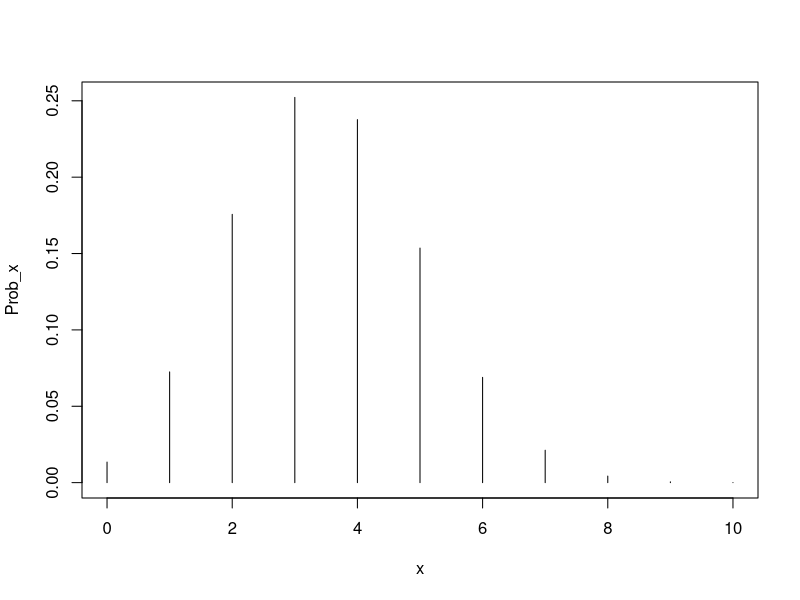
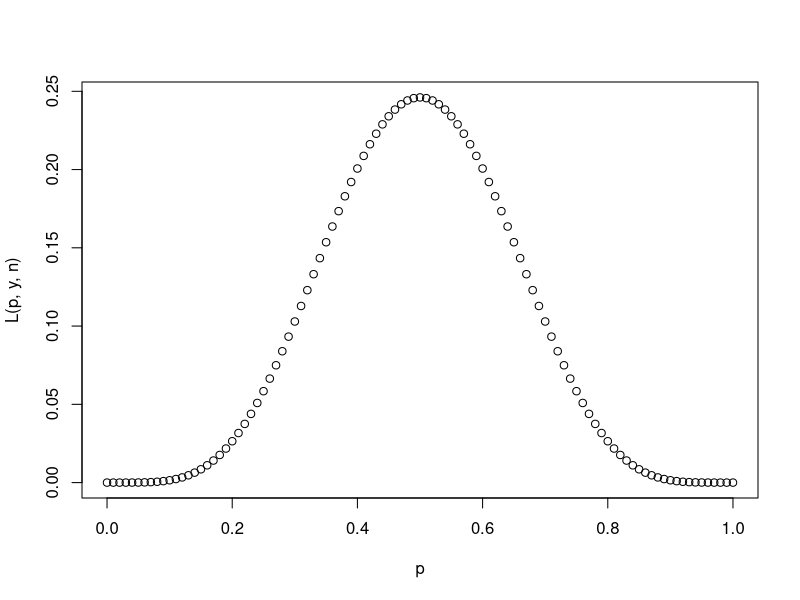
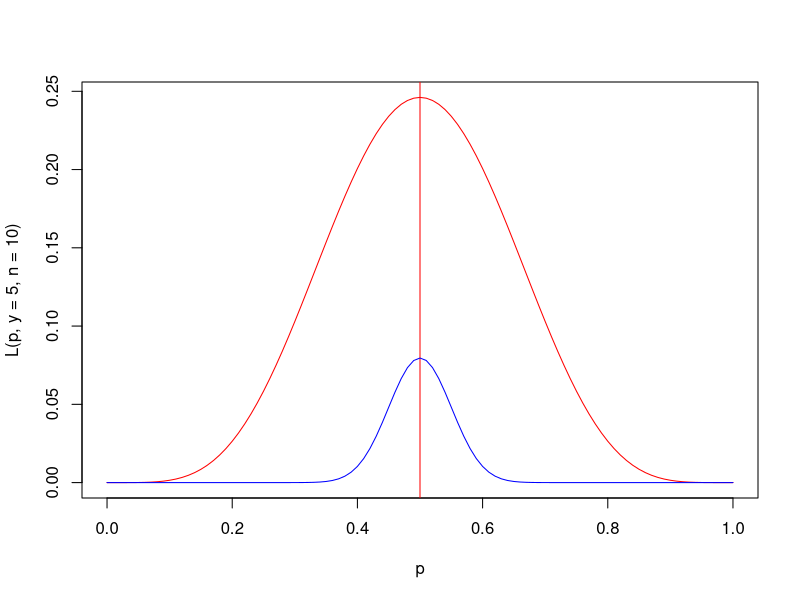
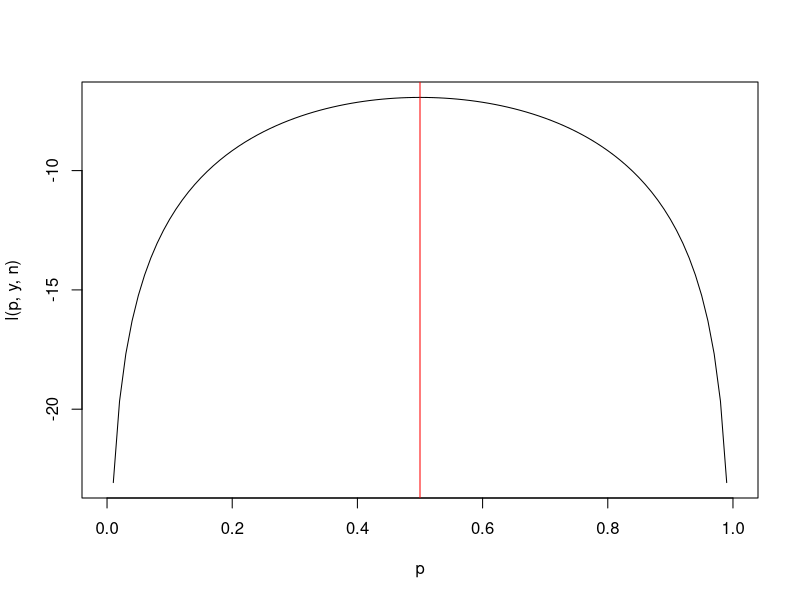
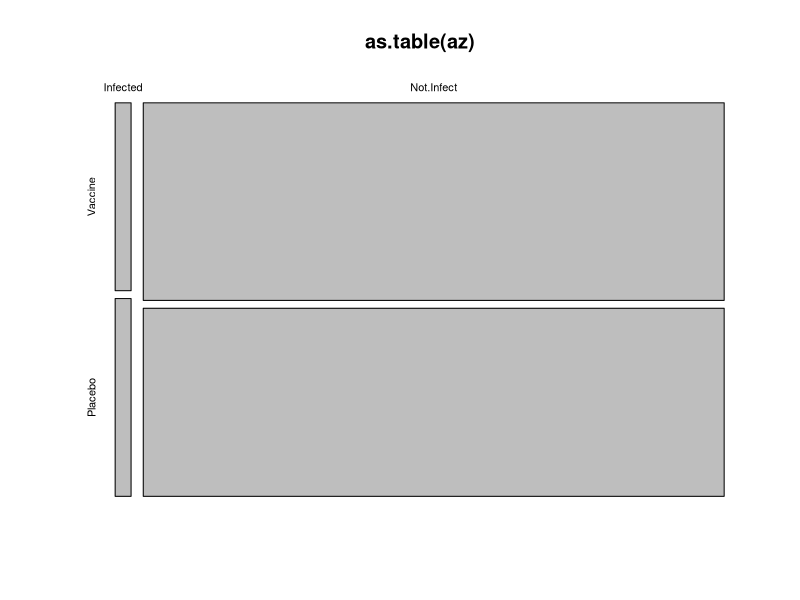
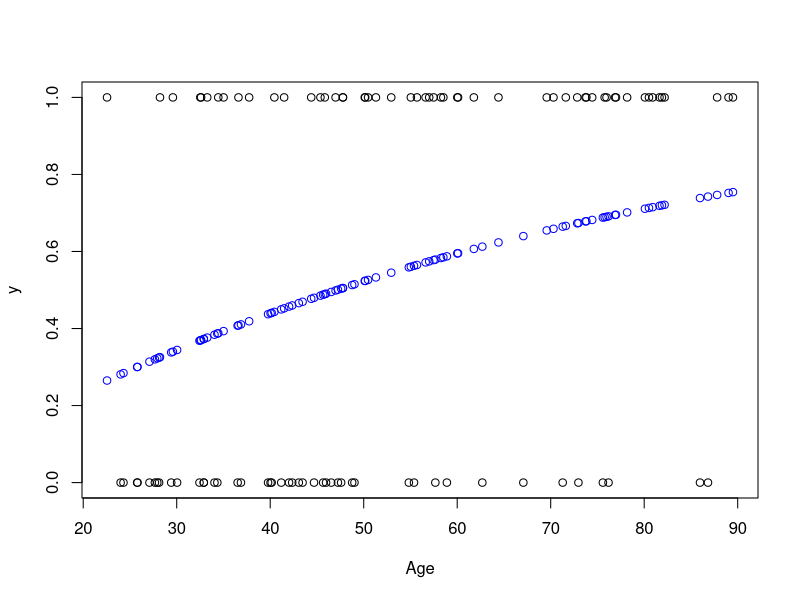
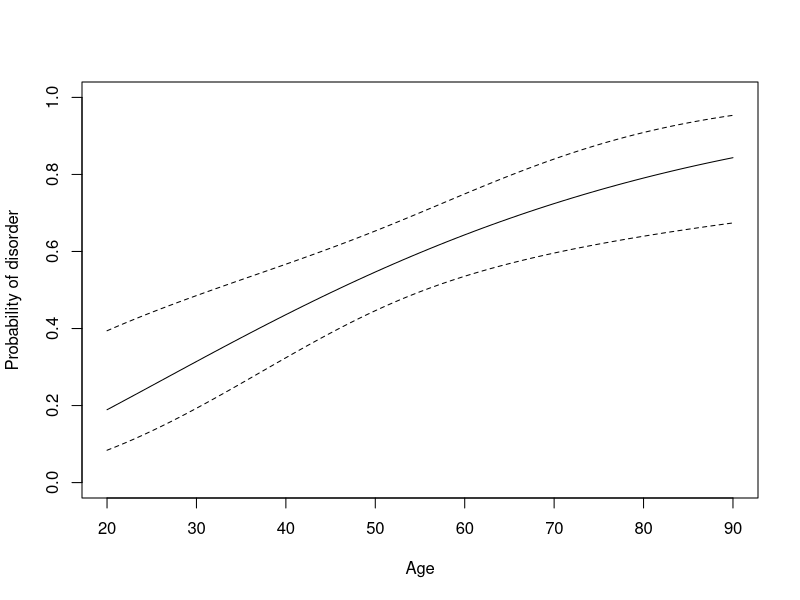

These charts were generated, in order, by the following R code:
## ---- chunk 1
knitr::opts_chunk$set(echo = TRUE)
## ---- chunk 2
x = 0:10
Prob_x = dbinom(x, 10, 0.35)
plot(x, Prob_x, type="h")
## ---- chunk 3
y = 5 # observed data
n = 10
L = function(p, y, n) choose(n,y) * p^y * (1-p)^(n-y) # see binomial probability expression above
p = seq(0, 1, by = 0.01) # values of p ranging from 0 to 1
plot(p, L(p, y, n)) # include argument type = "l" to get a line instead
## ---- chunk 4
likelihood = L(p, y, n)
p[likelihood == max(likelihood)]
## ---- chunk 5
plot(p, L(p, y=5, n=10), type="l", col="red") 
abline(v=y/n, col="red")
lines(p, L(p, y=50, n=100), col="blue") 
## ---- chunk 6
l = function(p, y=5, n=10) y*log(p) + (n-y)*log(1-p)
plot(p, l(p, y, n), type="l") 
abline(v=y/n, col="red")
## ---- chunk 7
# https://www.nytimes.com/2021/02/07/world/south-africa-astrazeneca-vaccine.html

az <- matrix(c(19, 748-19, 20, 714-20), ncol=2)
rownames(az) <- c("Infected", "Not.Infect")
colnames(az) <- c("Vaccine", "Placebo")

as.table(az)
plot(as.table(az))
## ---- chunk 8
(p.inf <- az["Infected", ] / colSums(az))
## ---- chunk 9
(odds.inf <- p.inf / (1 - p.inf))
## ---- chunk 10
(odds.ratio <- odds.inf["Vaccine"] / odds.inf["Placebo"])
## ---- chunk 11
(outcome <- cbind(Infected=az["Infected", ], Not.Infect=az["Not.Infect", ]))
(treatment <- factor(colnames(az)))
## ---- chunk 12
summary(m <- glm(outcome ~ treatment, family=binomial(link="logit")))
## ---- chunk 13
exp(confint(m)[2, ])
## ---- chunk 14
n = 100 # Number of individuals
Age = runif(n, 20, 90) # Draw ages from a uniform distribution (not realistic, but works for the purpose)
h = 1/100 # If b = 1, time until the disorder develops is exponentially distributed with mean 1/h
b = 1.1 # To see the relationship between accelerated Age and Age, use plot(Age, Age^b); abline(0,1)
eta = log(h) + b*log(Age)
p = 1-exp(-exp(eta))
y = rbinom(n, 1, p)
plot(Age, y)
points(Age, p, col="blue")
## ---- chunk 15
fit = glm(y ~ log(Age), family = binomial(link = "cloglog"))
summary(fit)
## ---- chunk 16
inv_cloglog = function(x) 1-exp(-exp(x)) # The inverse cloglog link function
nll_cloglog = function(beta, y, X, inv_link = inv_cloglog){
  eta = X %*% beta
  p = inv_link(eta)
  nll = -sum(y*log(p) + (1-y)*log(1-p))
}

## ---- chunk 17
Sim_data = data.frame(y=y, Age=Age)
X = model.matrix(~log(Age), Sim_data)
beta_start = c(0,0) # starting values for the numerical optimization (starting at 0 usually works well for glm's)
(fit = optim(beta_start, fn=nll_cloglog, y=Sim_data$y, X=X, hessian = TRUE))
## ---- chunk 18
vc = solve(fit$hessian)
(SE = sqrt(diag(vc)))
## ---- chunk 19
my_glm = function(formula, data, y, start=NULL, inv_link = inv_cloglog){
  X = model.matrix(formula, data = data)
  if(is.null(start)) start = rep(0, ncol(X)) # Setting starting values unless supplied
  names(start) = dimnames(X)[[2]]
  fit = optim(start, fn=nll_cloglog, y=Sim_data$y, X=X, inv_link=inv_link, hessian = TRUE)
  vcov = solve(fit$hessian)
  return(
    list(
      optim_output = fit,
      par = fit$par,
      se = sqrt(diag(vc)),
      vcov = vcov,
      inv_link = inv_cloglog,
      formula = formula
    )
  )
}
fit_my_glm = my_glm(~log(Age), Sim_data, Sim_data$y)
## ---- chunk 20
predict_my_glm = function(fit, newdata){
    X = model.matrix(fit$formula, data = newdata)
    eta = X %*% fit$par
    vc = X %*% fit$vcov %*% t(X)
    se = sqrt(diag(vc))
    pred = data.frame(
      p_hat = fit$inv_link(eta),
      lwr = fit$inv_link(eta - 2*se),
      upr = fit$inv_link(eta + 2*se)
    )
    return(cbind(newdata, pred))
}
## ---- chunk 21
newdata = data.frame(Age = 20:90)
pred = predict_my_glm(fit_my_glm, newdata)
plot(pred$Age, pred$p_hat, type="l", ylim=c(0,1), xlab="Age", ylab="Probability of disorder")
lines(pred$Age, pred$lwr, lty=2)
lines(pred$Age, pred$upr, lty=2)
## ---- chunk 22
Lambda <- 2
i.k <- rep(0:6, rep(8, 6+1))
lambda.k <- Lambda * (2^(-i.k))

set.seed(123456) # Just so we get the same numbers every time...
N.k <- rpois(length(i.k), lambda = lambda.k)
## ---- chunk 23
growth <- aggregate(N.k > 0, by = list(i.k), sum)$x
no.growth <- (8 - growth)

i <- 0:6
rbind(i, growth, no.growth)
## ---- chunk 24
summary(m <- glm(cbind(growth, no.growth) ~ i, family = binomial(link = "cloglog")))
## ---- chunk 25
exp(confint(m))
